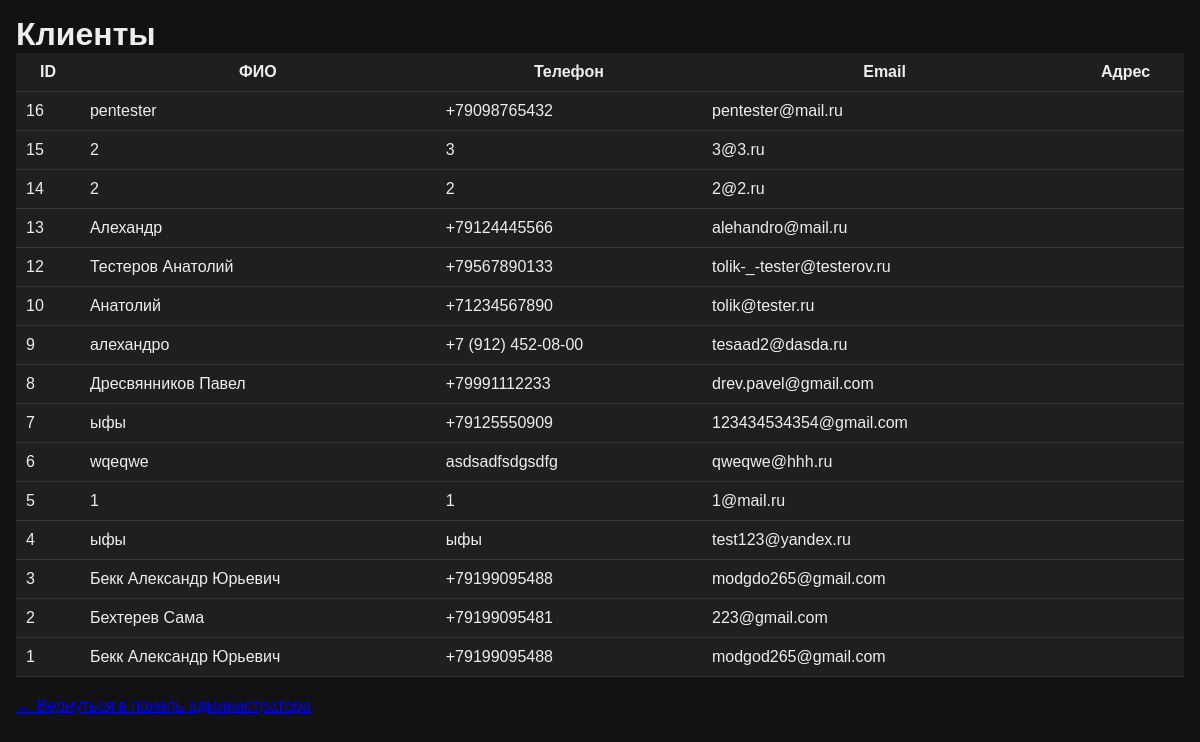
The page /acs/admin/clients.php (signed in) on the database its author committed.
### tables this page shows
CREATE TABLE `client` (
  `client_id` int(11) NOT NULL,
  `full_name` varchar(100) NOT NULL,
  `phone` varchar(20) DEFAULT NULL,
  `email` varchar(100) DEFAULT NULL
);

### acs/admin/clients.php (the view, shortened to what this page needs)
<?php
require_once __DIR__ . '/../php/config/db_connect.php';
$clients = $pdo->query("SELECT * FROM client ORDER BY client_id DESC")->fetchAll();
?>
<!DOCTYPE html>
<html lang="ru">
<head>
    <link rel="stylesheet" href="/acs/css/main.css" />
</head>
<body>
<div class="container" style="margin-top: 1rem;">
    <h1>Клиенты</h1>
    <table style="width:100%; border-collapse: collapse; background:#1f1f1f; color:#eee;">
        <thead>
            <tr>
                <th style="padding:10px; border-bottom:1px solid #333;">ID</th>
                <th style="padding:10px; border-bottom:1px solid #333;">ФИО</th>
                <th style="padding:10px; border-bottom:1px solid #333;">Телефон</th>
                <th style="padding:10px; border-bottom:1px solid #333;">Email</th>
                <th style="padding:10px; border-bottom:1px solid #333;">Адрес</th>
            </tr>
        </thead>
        <tbody>
            <?php foreach ($clients as $client): ?>
                <tr>
                    <td style="padding:10px; border-bottom:1px solid #333;"><?= $client['client_id'] ?></td>
                    <td style="padding:10px; border-bottom:1px solid #333;"><?= htmlspecialchars($client['full_name']) ?></td>
                    <td style="padding:10px; border-bottom:1px solid #333;"><?= htmlspecialchars($client['phone']) ?></td>
                    <td style="padding:10px; border-bottom:1px solid #333;"><?= htmlspecialchars($client['email']) ?></td>
                    <td style="padding:10px; border-bottom:1px solid #333;"><?= htmlspecialchars($client['address']) ?></td>
                </tr>
            <?php endforeach; ?>
        </tbody>
    </table>
    <p><a href="index.php" style="display:inline-block; margin-top:20px;">← Вернуться в панель администратора</a></p>
</div>
</body>
</html>

### acs/css/main.css (style rules this page uses)
* { margin: 0; padding: 0; box-sizing: border-box; }
body { background: #121212; color: #eee; font-family: 'Montserrat', sans-serif; margin: 0; padding: 0; }
.container { max-width: 1200px; margin: auto; padding: 0 16px; }

### rows shown on the page
client: client_id "16", full_name "pentester", phone "+79098765432", email "pentester@mail.ru"
client: client_id "15", full_name "2", phone "3", email "3@3.ru"
client: client_id "14", full_name "2", phone "2", email "2@2.ru"
client: client_id "13", full_name "Алехандр", phone "+79124445566", email "alehandro@mail.ru"
client: client_id "12", full_name "Тестеров Анатолий", phone "+79567890133", email "tolik-_-tester@testerov.ru"
client: client_id "10", full_name "Анатолий", phone "+71234567890", email "tolik@tester.ru"
client: client_id "9", full_name "алехандро", phone "+7 (912) 452-08-00", email "tesaad2@dasda.ru"
client: client_id "8", full_name "Дресвянников Павел", phone "+79991112233", email "drev.pavel@gmail.com"
client: client_id "7", full_name "ыфы", phone "+79125550909", email "123434534354@gmail.com"
client: client_id "6", full_name "wqeqwe", phone "asdsadfsdgsdfg", email "qweqwe@hhh.ru"
client: client_id "5", full_name "1", phone "1", email "1@mail.ru"
client: client_id "4", full_name "ыфы", phone "ыфы", email "test123@yandex.ru"
client: client_id "3", full_name "Бекк Александр Юрьевич", phone "+79199095488", email "modgdo265@gmail.com"
client: client_id "2", full_name "Бехтерев Сама", phone "+79199095481", email "223@gmail.com"
client: client_id "1", full_name "Бекк Александр Юрьевич", phone "+79199095488", email "modgod265@gmail.com"
